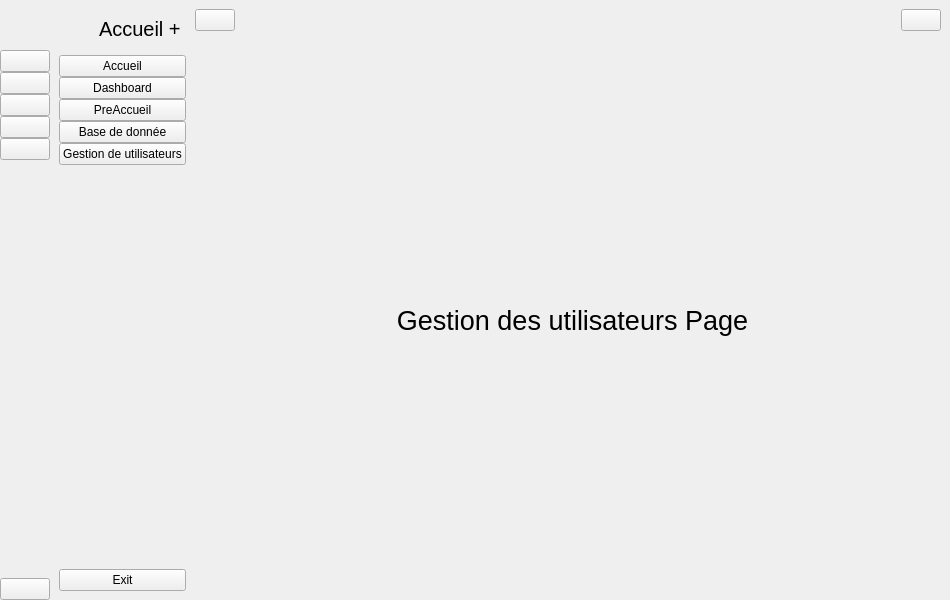
<?xml version="1.0" encoding="UTF-8"?>
<ui version="4.0">
 <class>MainWindow</class>
 <widget class="QMainWindow" name="MainWindow">
  <property name="geometry">
   <rect>
    <x>0</x>
    <y>0</y>
    <width>950</width>
    <height>600</height>
   </rect>
  </property>
  <property name="windowTitle">
   <string>MainWindow</string>
  </property>
  <widget class="QWidget" name="centralwidget">
   <layout class="QGridLayout" name="gridLayout">
    <property name="leftMargin">
     <number>0</number>
    </property>
    <property name="topMargin">
     <number>0</number>
    </property>
    <property name="rightMargin">
     <number>0</number>
    </property>
    <property name="bottomMargin">
     <number>0</number>
    </property>
    <property name="spacing">
     <number>0</number>
    </property>
    <item row="0" column="0">
     <widget class="QWidget" name="icon_only_widget" native="true">
      <layout class="QVBoxLayout" name="verticalLayout_3">
       <property name="spacing">
        <number>0</number>
       </property>
       <property name="leftMargin">
        <number>0</number>
       </property>
       <property name="topMargin">
        <number>0</number>
       </property>
       <property name="rightMargin">
        <number>0</number>
       </property>
       <property name="bottomMargin">
        <number>0</number>
       </property>
       <item>
        <layout class="QHBoxLayout" name="horizontalLayout_3">
         <item>
          <widget class="QLabel" name="logo_label_1">
           <property name="minimumSize">
            <size>
             <width>50</width>
             <height>50</height>
            </size>
           </property>
           <property name="maximumSize">
            <size>
             <width>50</width>
             <height>50</height>
            </size>
           </property>
           <property name="text">
            <string/>
           </property>
           <property name="pixmap">
            <pixmap>:/icon/icon/Logo.png</pixmap>
           </property>
           <property name="scaledContents">
            <bool>true</bool>
           </property>
          </widget>
         </item>
        </layout>
       </item>
       <item>
        <layout class="QVBoxLayout" name="verticalLayout">
         <property name="spacing">
          <number>0</number>
         </property>
         <item>
          <widget class="QPushButton" name="home_btn_1">
           <property name="text">
            <string/>
           </property>
           <property name="icon">
            <iconset resource="resource.qrc">
             <normaloff>:/icon/icon/home-4-32.ico</normaloff>
             <normalon>:/icon/icon/home-4-48.ico</normalon>:/icon/icon/home-4-32.ico</iconset>
           </property>
           <property name="iconSize">
            <size>
             <width>20</width>
             <height>20</height>
            </size>
           </property>
           <property name="checkable">
            <bool>true</bool>
           </property>
           <property name="autoExclusive">
            <bool>true</bool>
           </property>
          </widget>
         </item>
         <item>
          <widget class="QPushButton" name="dashborad_btn_1">
           <property name="text">
            <string/>
           </property>
           <property name="icon">
            <iconset resource="resource.qrc">
             <normaloff>:/icon/icon/dashboard-5-32.ico</normaloff>
             <normalon>:/icon/icon/dashboard-5-48.ico</normalon>:/icon/icon/dashboard-5-32.ico</iconset>
           </property>
           <property name="iconSize">
            <size>
             <width>20</width>
             <height>20</height>
            </size>
           </property>
           <property name="checkable">
            <bool>true</bool>
           </property>
           <property name="autoExclusive">
            <bool>true</bool>
           </property>
          </widget>
         </item>
         <item>
          <widget class="QPushButton" name="orders_btn_1">
           <property name="text">
            <string/>
           </property>
           <property name="icon">
            <iconset resource="resource.qrc">
             <normaloff>:/icon/icon/activity-feed-32.ico</normaloff>
             <normalon>:/icon/icon/activity-feed-48.ico</normalon>:/icon/icon/activity-feed-32.ico</iconset>
           </property>
           <property name="iconSize">
            <size>
             <width>20</width>
             <height>20</height>
            </size>
           </property>
           <property name="checkable">
            <bool>true</bool>
           </property>
           <property name="autoExclusive">
            <bool>true</bool>
           </property>
          </widget>
         </item>
         <item>
          <widget class="QPushButton" name="products_btn_1">
           <property name="text">
            <string/>
           </property>
           <property name="icon">
            <iconset resource="resource.qrc">
             <normaloff>:/icon/icon/product-32.ico</normaloff>
             <normalon>:/icon/icon/product-48.ico</normalon>:/icon/icon/product-32.ico</iconset>
           </property>
           <property name="iconSize">
            <size>
             <width>20</width>
             <height>20</height>
            </size>
           </property>
           <property name="checkable">
            <bool>true</bool>
           </property>
           <property name="autoExclusive">
            <bool>true</bool>
           </property>
          </widget>
         </item>
         <item>
          <widget class="QPushButton" name="customers_btn_1">
           <property name="text">
            <string/>
           </property>
           <property name="icon">
            <iconset resource="resource.qrc">
             <normaloff>:/icon/icon/group-32.ico</normaloff>
             <normalon>:/icon/icon/group-48.ico</normalon>:/icon/icon/group-32.ico</iconset>
           </property>
           <property name="iconSize">
            <size>
             <width>20</width>
             <height>20</height>
            </size>
           </property>
           <property name="checkable">
            <bool>true</bool>
           </property>
           <property name="autoExclusive">
            <bool>true</bool>
           </property>
          </widget>
         </item>
        </layout>
       </item>
       <item>
        <spacer name="verticalSpacer">
         <property name="orientation">
          <enum>Qt::Vertical</enum>
         </property>
         <property name="sizeHint" stdset="0">
          <size>
           <width>20</width>
           <height>375</height>
          </size>
         </property>
        </spacer>
       </item>
       <item>
        <widget class="QPushButton" name="exit_btn_1">
         <property name="text">
          <string/>
         </property>
         <property name="icon">
          <iconset resource="resource.qrc">
           <normaloff>:/icon/icon/close-window-64.ico</normaloff>:/icon/icon/close-window-64.ico</iconset>
         </property>
         <property name="iconSize">
          <size>
           <width>20</width>
           <height>20</height>
          </size>
         </property>
        </widget>
       </item>
      </layout>
     </widget>
    </item>
    <item row="0" column="1">
     <widget class="QWidget" name="full_menu_widget" native="true">
      <layout class="QVBoxLayout" name="verticalLayout_4">
       <item>
        <layout class="QHBoxLayout" name="horizontalLayout_2">
         <property name="spacing">
          <number>0</number>
         </property>
         <item>
          <widget class="QLabel" name="logo_label_2">
           <property name="minimumSize">
            <size>
             <width>40</width>
             <height>40</height>
            </size>
           </property>
           <property name="maximumSize">
            <size>
             <width>40</width>
             <height>40</height>
            </size>
           </property>
           <property name="text">
            <string/>
           </property>
           <property name="pixmap">
            <pixmap resource="resource.qrc">:/icon/icon/images.png</pixmap>
           </property>
           <property name="scaledContents">
            <bool>true</bool>
           </property>
          </widget>
         </item>
         <item>
          <widget class="QLabel" name="logo_label_3">
           <property name="font">
            <font>
             <pointsize>15</pointsize>
            </font>
           </property>
           <property name="text">
            <string>Accueil +</string>
           </property>
          </widget>
         </item>
        </layout>
       </item>
       <item>
        <layout class="QVBoxLayout" name="verticalLayout_2">
         <property name="spacing">
          <number>0</number>
         </property>
         <item>
          <widget class="QPushButton" name="home_btn_2">
           <property name="text">
            <string>Accueil</string>
           </property>
           <property name="icon">
            <iconset resource="resource.qrc">
             <normaloff>:/icon/icon/home-4-32.ico</normaloff>
             <normalon>:/icon/icon/home-4-48.ico</normalon>:/icon/icon/home-4-32.ico</iconset>
           </property>
           <property name="iconSize">
            <size>
             <width>14</width>
             <height>14</height>
            </size>
           </property>
           <property name="checkable">
            <bool>true</bool>
           </property>
           <property name="autoExclusive">
            <bool>true</bool>
           </property>
          </widget>
         </item>
         <item>
          <widget class="QPushButton" name="dashborad_btn_2">
           <property name="text">
            <string>Dashboard</string>
           </property>
           <property name="icon">
            <iconset resource="resource.qrc">
             <normaloff>:/icon/icon/dashboard-5-32.ico</normaloff>
             <normalon>:/icon/icon/dashboard-5-48.ico</normalon>:/icon/icon/dashboard-5-32.ico</iconset>
           </property>
           <property name="iconSize">
            <size>
             <width>14</width>
             <height>14</height>
            </size>
           </property>
           <property name="checkable">
            <bool>true</bool>
           </property>
           <property name="autoExclusive">
            <bool>true</bool>
           </property>
          </widget>
         </item>
         <item>
          <widget class="QPushButton" name="orders_btn_2">
           <property name="text">
            <string>PreAccueil</string>
           </property>
           <property name="icon">
            <iconset resource="resource.qrc">
             <normaloff>:/icon/icon/activity-feed-32.ico</normaloff>
             <normalon>:/icon/icon/activity-feed-48.ico</normalon>:/icon/icon/activity-feed-32.ico</iconset>
           </property>
           <property name="iconSize">
            <size>
             <width>14</width>
             <height>14</height>
            </size>
           </property>
           <property name="checkable">
            <bool>true</bool>
           </property>
           <property name="autoExclusive">
            <bool>true</bool>
           </property>
          </widget>
         </item>
         <item>
          <widget class="QPushButton" name="products_btn_2">
           <property name="text">
            <string>Base de donnée</string>
           </property>
           <property name="icon">
            <iconset resource="resource.qrc">
             <normaloff>:/icon/icon/product-32.ico</normaloff>
             <normalon>:/icon/icon/product-48.ico</normalon>:/icon/icon/product-32.ico</iconset>
           </property>
           <property name="iconSize">
            <size>
             <width>14</width>
             <height>14</height>
            </size>
           </property>
           <property name="checkable">
            <bool>true</bool>
           </property>
           <property name="autoExclusive">
            <bool>true</bool>
           </property>
          </widget>
         </item>
         <item>
          <widget class="QPushButton" name="customers_btn_2">
           <property name="text">
            <string>Gestion de utilisateurs</string>
           </property>
           <property name="icon">
            <iconset resource="resource.qrc">
             <normaloff>:/icon/icon/group-32.ico</normaloff>
             <normalon>:/icon/icon/group-48.ico</normalon>:/icon/icon/group-32.ico</iconset>
           </property>
           <property name="iconSize">
            <size>
             <width>14</width>
             <height>14</height>
            </size>
           </property>
           <property name="checkable">
            <bool>true</bool>
           </property>
           <property name="autoExclusive">
            <bool>true</bool>
           </property>
          </widget>
         </item>
        </layout>
       </item>
       <item>
        <spacer name="verticalSpacer_2">
         <property name="orientation">
          <enum>Qt::Vertical</enum>
         </property>
         <property name="sizeHint" stdset="0">
          <size>
           <width>20</width>
           <height>373</height>
          </size>
         </property>
        </spacer>
       </item>
       <item>
        <widget class="QPushButton" name="exit_btn_2">
         <property name="text">
          <string>Exit</string>
         </property>
         <property name="icon">
          <iconset resource="resource.qrc">
           <normaloff>:/icon/icon/close-window-64.ico</normaloff>:/icon/icon/close-window-64.ico</iconset>
         </property>
         <property name="iconSize">
          <size>
           <width>14</width>
           <height>14</height>
          </size>
         </property>
        </widget>
       </item>
      </layout>
     </widget>
    </item>
    <item row="0" column="2">
     <widget class="QWidget" name="widget_3" native="true">
      <layout class="QVBoxLayout" name="verticalLayout_5">
       <property name="spacing">
        <number>0</number>
       </property>
       <property name="leftMargin">
        <number>0</number>
       </property>
       <property name="topMargin">
        <number>0</number>
       </property>
       <property name="rightMargin">
        <number>0</number>
       </property>
       <property name="bottomMargin">
        <number>0</number>
       </property>
       <item>
        <widget class="QWidget" name="widget" native="true">
         <property name="minimumSize">
          <size>
           <width>0</width>
           <height>40</height>
          </size>
         </property>
         <layout class="QHBoxLayout" name="horizontalLayout_4">
          <property name="spacing">
           <number>0</number>
          </property>
          <property name="leftMargin">
           <number>0</number>
          </property>
          <property name="topMargin">
           <number>0</number>
          </property>
          <property name="rightMargin">
           <number>9</number>
          </property>
          <property name="bottomMargin">
           <number>0</number>
          </property>
          <item>
           <widget class="QPushButton" name="change_btn">
            <property name="text">
             <string/>
            </property>
            <property name="icon">
             <iconset resource="resource.qrc">
              <normaloff>:/icon/icon/menu-4-32.ico</normaloff>:/icon/icon/menu-4-32.ico</iconset>
            </property>
            <property name="iconSize">
             <size>
              <width>14</width>
              <height>14</height>
             </size>
            </property>
            <property name="checkable">
             <bool>true</bool>
            </property>
           </widget>
          </item>
          <item>
           <spacer name="horizontalSpacer">
            <property name="orientation">
             <enum>Qt::Horizontal</enum>
            </property>
            <property name="sizeHint" stdset="0">
             <size>
              <width>236</width>
              <height>20</height>
             </size>
            </property>
           </spacer>
          </item>
          <item>
           <layout class="QHBoxLayout" name="horizontalLayout">
            <property name="spacing">
             <number>10</number>
            </property>
           </layout>
          </item>
          <item>
           <widget class="QPushButton" name="user_btn">
            <property name="text">
             <string/>
            </property>
            <property name="icon">
             <iconset resource="resource.qrc">
              <normaloff>:/icon/icon/user-48.ico</normaloff>:/icon/icon/user-48.ico</iconset>
            </property>
           </widget>
          </item>
         </layout>
        </widget>
       </item>
       <item>
        <widget class="QStackedWidget" name="stackedWidget">
         <property name="currentIndex">
          <number>4</number>
         </property>
         <widget class="QWidget" name="page">
          <layout class="QGridLayout" name="gridLayout_2">
           <item row="0" column="0">
            <widget class="QLabel" name="label_4">
             <property name="font">
              <font>
               <pointsize>20</pointsize>
              </font>
             </property>
             <property name="text">
              <string>Accueil Page</string>
             </property>
             <property name="alignment">
              <set>Qt::AlignCenter</set>
             </property>
            </widget>
           </item>
          </layout>
         </widget>
         <widget class="QWidget" name="page_2">
          <layout class="QGridLayout" name="gridLayout_3">
           <item row="0" column="0">
            <widget class="QLabel" name="label_5">
             <property name="font">
              <font>
               <pointsize>20</pointsize>
              </font>
             </property>
             <property name="text">
              <string>Dashboard Page</string>
             </property>
             <property name="alignment">
              <set>Qt::AlignCenter</set>
             </property>
            </widget>
           </item>
          </layout>
         </widget>
         <widget class="QWidget" name="page_3">
          <layout class="QGridLayout" name="gridLayout_4">
           <item row="0" column="0">
            <widget class="QLabel" name="label_6">
             <property name="font">
              <font>
               <pointsize>20</pointsize>
              </font>
             </property>
             <property name="text">
              <string>PreAccueil Page</string>
             </property>
             <property name="alignment">
              <set>Qt::AlignCenter</set>
             </property>
            </widget>
           </item>
          </layout>
         </widget>
         <widget class="QWidget" name="page_4">
          <layout class="QGridLayout" name="gridLayout_5">
           <item row="0" column="0">
            <widget class="QLabel" name="label_7">
             <property name="font">
              <font>
               <pointsize>20</pointsize>
              </font>
             </property>
             <property name="text">
              <string>Base de donnée Page</string>
             </property>
             <property name="alignment">
              <set>Qt::AlignCenter</set>
             </property>
            </widget>
           </item>
          </layout>
         </widget>
         <widget class="QWidget" name="page_5">
          <layout class="QGridLayout" name="gridLayout_6">
           <item row="0" column="0">
            <widget class="QLabel" name="label_8">
             <property name="font">
              <font>
               <pointsize>20</pointsize>
              </font>
             </property>
             <property name="text">
              <string>Gestion des utilisateurs Page</string>
             </property>
             <property name="alignment">
              <set>Qt::AlignCenter</set>
             </property>
            </widget>
           </item>
          </layout>
         </widget>
         <widget class="QWidget" name="page_6">
          <layout class="QGridLayout" name="gridLayout_7">
           <item row="0" column="0">
            <widget class="QLabel" name="label_9">
             <property name="font">
              <font>
               <pointsize>20</pointsize>
              </font>
             </property>
             <property name="text">
              <string>Search Page</string>
             </property>
             <property name="alignment">
              <set>Qt::AlignCenter</set>
             </property>
            </widget>
           </item>
          </layout>
         </widget>
         <widget class="QWidget" name="page_7">
          <layout class="QGridLayout" name="gridLayout_8">
           <item row="0" column="0">
            <widget class="QLabel" name="label_10">
             <property name="font">
              <font>
               <pointsize>20</pointsize>
              </font>
             </property>
             <property name="text">
              <string>User Page</string>
             </property>
             <property name="alignment">
              <set>Qt::AlignCenter</set>
             </property>
            </widget>
           </item>
          </layout>
         </widget>
        </widget>
       </item>
      </layout>
     </widget>
    </item>
   </layout>
  </widget>
 </widget>
 <resources>
  <include location="resource.qrc"/>
 </resources>
 <connections>
  <connection>
   <sender>change_btn</sender>
   <signal>toggled(bool)</signal>
   <receiver>icon_only_widget</receiver>
   <slot>setVisible(bool)</slot>
   <hints>
    <hint type="sourcelabel">
     <x>197</x>
     <y>23</y>
    </hint>
    <hint type="destinationlabel">
     <x>50</x>
     <y>362</y>
    </hint>
   </hints>
  </connection>
  <connection>
   <sender>change_btn</sender>
   <signal>toggled(bool)</signal>
   <receiver>full_menu_widget</receiver>
   <slot>setHidden(bool)</slot>
   <hints>
    <hint type="sourcelabel">
     <x>188</x>
     <y>25</y>
    </hint>
    <hint type="destinationlabel">
     <x>173</x>
     <y>257</y>
    </hint>
   </hints>
  </connection>
  <connection>
   <sender>home_btn_1</sender>
   <signal>toggled(bool)</signal>
   <receiver>home_btn_2</receiver>
   <slot>setChecked(bool)</slot>
   <hints>
    <hint type="sourcelabel">
     <x>27</x>
     <y>69</y>
    </hint>
    <hint type="destinationlabel">
     <x>72</x>
     <y>76</y>
    </hint>
   </hints>
  </connection>
  <connection>
   <sender>dashborad_btn_1</sender>
   <signal>toggled(bool)</signal>
   <receiver>dashborad_btn_2</receiver>
   <slot>setChecked(bool)</slot>
   <hints>
    <hint type="sourcelabel">
     <x>33</x>
     <y>100</y>
    </hint>
    <hint type="destinationlabel">
     <x>67</x>
     <y>99</y>
    </hint>
   </hints>
  </connection>
  <connection>
   <sender>orders_btn_1</sender>
   <signal>toggled(bool)</signal>
   <receiver>orders_btn_2</receiver>
   <slot>setChecked(bool)</slot>
   <hints>
    <hint type="sourcelabel">
     <x>33</x>
     <y>123</y>
    </hint>
    <hint type="destinationlabel">
     <x>69</x>
     <y>125</y>
    </hint>
   </hints>
  </connection>
  <connection>
   <sender>products_btn_1</sender>
   <signal>toggled(bool)</signal>
   <receiver>products_btn_2</receiver>
   <slot>setChecked(bool)</slot>
   <hints>
    <hint type="sourcelabel">
     <x>24</x>
     <y>148</y>
    </hint>
    <hint type="destinationlabel">
     <x>72</x>
     <y>148</y>
    </hint>
   </hints>
  </connection>
  <connection>
   <sender>customers_btn_1</sender>
   <signal>toggled(bool)</signal>
   <receiver>customers_btn_2</receiver>
   <slot>setChecked(bool)</slot>
   <hints>
    <hint type="sourcelabel">
     <x>33</x>
     <y>177</y>
    </hint>
    <hint type="destinationlabel">
     <x>67</x>
     <y>172</y>
    </hint>
   </hints>
  </connection>
  <connection>
   <sender>home_btn_2</sender>
   <signal>toggled(bool)</signal>
   <receiver>home_btn_1</receiver>
   <slot>setChecked(bool)</slot>
   <hints>
    <hint type="sourcelabel">
     <x>70</x>
     <y>63</y>
    </hint>
    <hint type="destinationlabel">
     <x>41</x>
     <y>60</y>
    </hint>
   </hints>
  </connection>
  <connection>
   <sender>dashborad_btn_2</sender>
   <signal>toggled(bool)</signal>
   <receiver>dashborad_btn_1</receiver>
   <slot>setChecked(bool)</slot>
   <hints>
    <hint type="sourcelabel">
     <x>160</x>
     <y>99</y>
    </hint>
    <hint type="destinationlabel">
     <x>26</x>
     <y>90</y>
    </hint>
   </hints>
  </connection>
  <connection>
   <sender>orders_btn_2</sender>
   <signal>toggled(bool)</signal>
   <receiver>orders_btn_1</receiver>
   <slot>setChecked(bool)</slot>
   <hints>
    <hint type="sourcelabel">
     <x>143</x>
     <y>112</y>
    </hint>
    <hint type="destinationlabel">
     <x>39</x>
     <y>114</y>
    </hint>
   </hints>
  </connection>
  <connection>
   <sender>products_btn_2</sender>
   <signal>toggled(bool)</signal>
   <receiver>products_btn_1</receiver>
   <slot>setChecked(bool)</slot>
   <hints>
    <hint type="sourcelabel">
     <x>162</x>
     <y>142</y>
    </hint>
    <hint type="destinationlabel">
     <x>43</x>
     <y>144</y>
    </hint>
   </hints>
  </connection>
  <connection>
   <sender>customers_btn_2</sender>
   <signal>toggled(bool)</signal>
   <receiver>customers_btn_1</receiver>
   <slot>setChecked(bool)</slot>
   <hints>
    <hint type="sourcelabel">
     <x>162</x>
     <y>163</y>
    </hint>
    <hint type="destinationlabel">
     <x>39</x>
     <y>184</y>
    </hint>
   </hints>
  </connection>
  <connection>
   <sender>exit_btn_2</sender>
   <signal>clicked()</signal>
   <receiver>MainWindow</receiver>
   <slot>close()</slot>
   <hints>
    <hint type="sourcelabel">
     <x>126</x>
     <y>584</y>
    </hint>
    <hint type="destinationlabel">
     <x>284</x>
     <y>606</y>
    </hint>
   </hints>
  </connection>
  <connection>
   <sender>exit_btn_1</sender>
   <signal>clicked()</signal>
   <receiver>MainWindow</receiver>
   <slot>close()</slot>
   <hints>
    <hint type="sourcelabel">
     <x>34</x>
     <y>592</y>
    </hint>
    <hint type="destinationlabel">
     <x>47</x>
     <y>626</y>
    </hint>
   </hints>
  </connection>
 </connections>
</ui>
